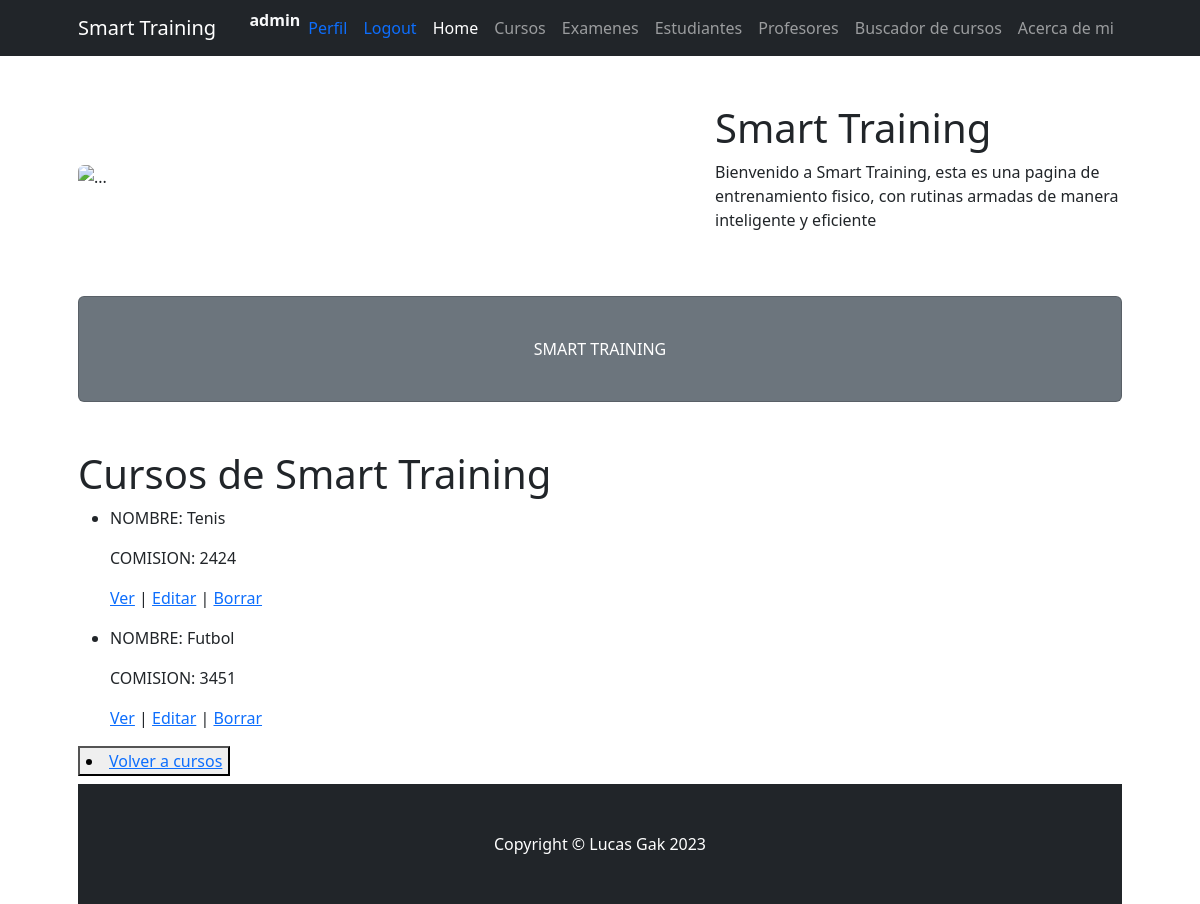
The app's page /ProjectoFinal23/curso/list (signed in), older data.
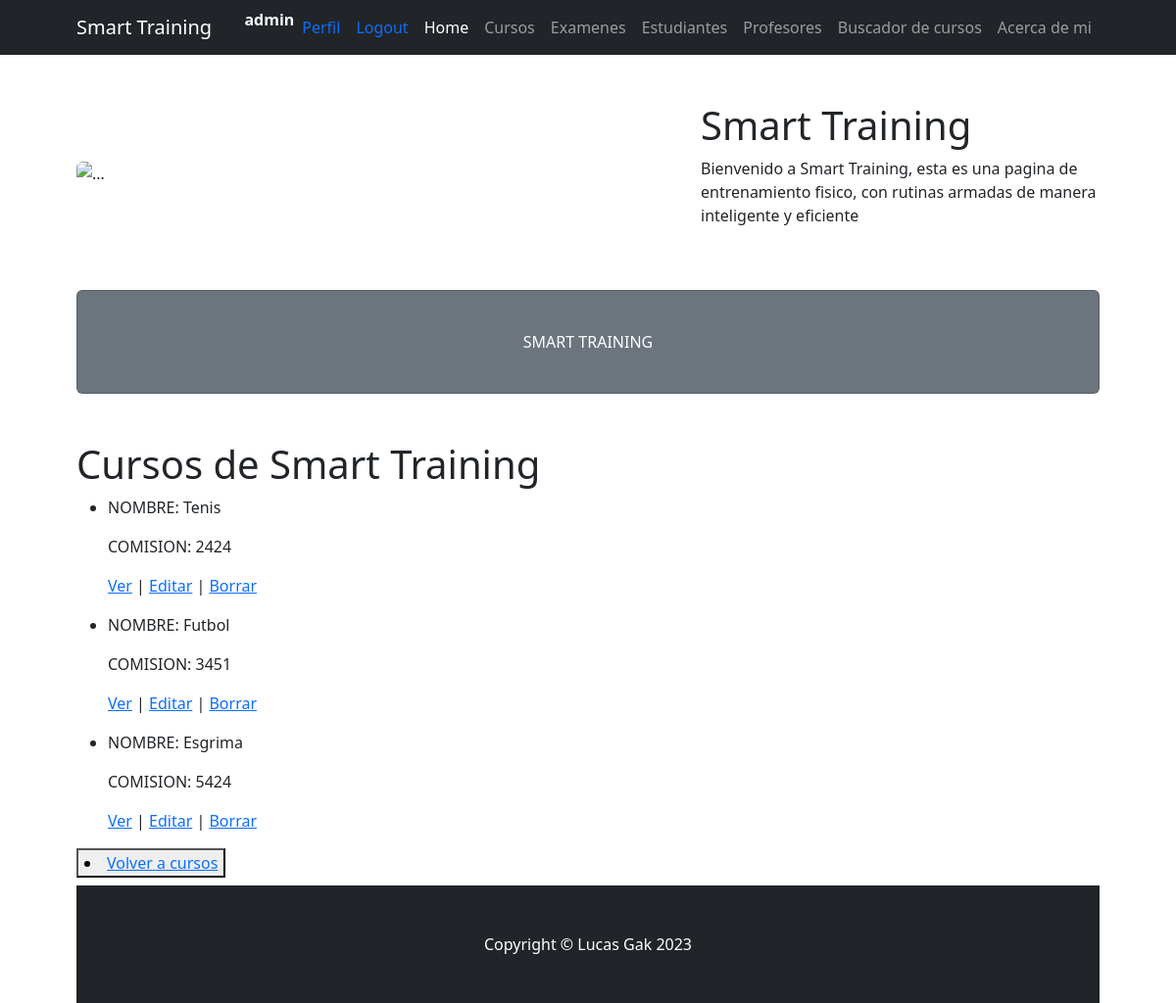
The same page, newer data.
### ProjectoFinal23/models.py (models this page shows, shortened)
class Curso(models.Model):
    nombre=models.CharField(max_length=40)
    profesor=models.CharField(max_length=40)
    comision=models.IntegerField()

### ProjectoFinal23/views.py (the view)
# urls.py: path('curso/list', login_required(views.CursoList.as_view()), name='List'),
class CursoList(ListView):
     model=Curso
     template_name = "ProjectoFinal23/cursos_list.html"

### ProjectoFinal23/templates/ProjectoFinal23/cursos_list.html
{% extends 'ProjectoFinal23/padre.html' %}
{% load static %}
{% block section1 %}
<body>
    <h1> Cursos de Smart Training</h1>
    <ul>
        {% for curso in object_list %}
            <li>
                <p>NOMBRE: {{ curso.nombre }}</p>
                <p>COMISION: {{ curso.comision }}</p>
                <p>
                    <a href="{% url 'Detail' curso.id %}">Ver</a> |
                    <a href="{% url 'Edit' curso.id %}">Editar</a> |
                    <a href="{% url 'Delete' curso.id %}">Borrar</a>
                </p>
            </li>
        {% endfor %}
    </ul>
<button>
    <li><a href="{% url 'cursos' %}"> Volver a cursos</a></li>
</button>
</body>
{% endblock %}

Row changes from the older to the newer data that the page shows:
added Curso: nombre "Esgrima", comision "5424"
